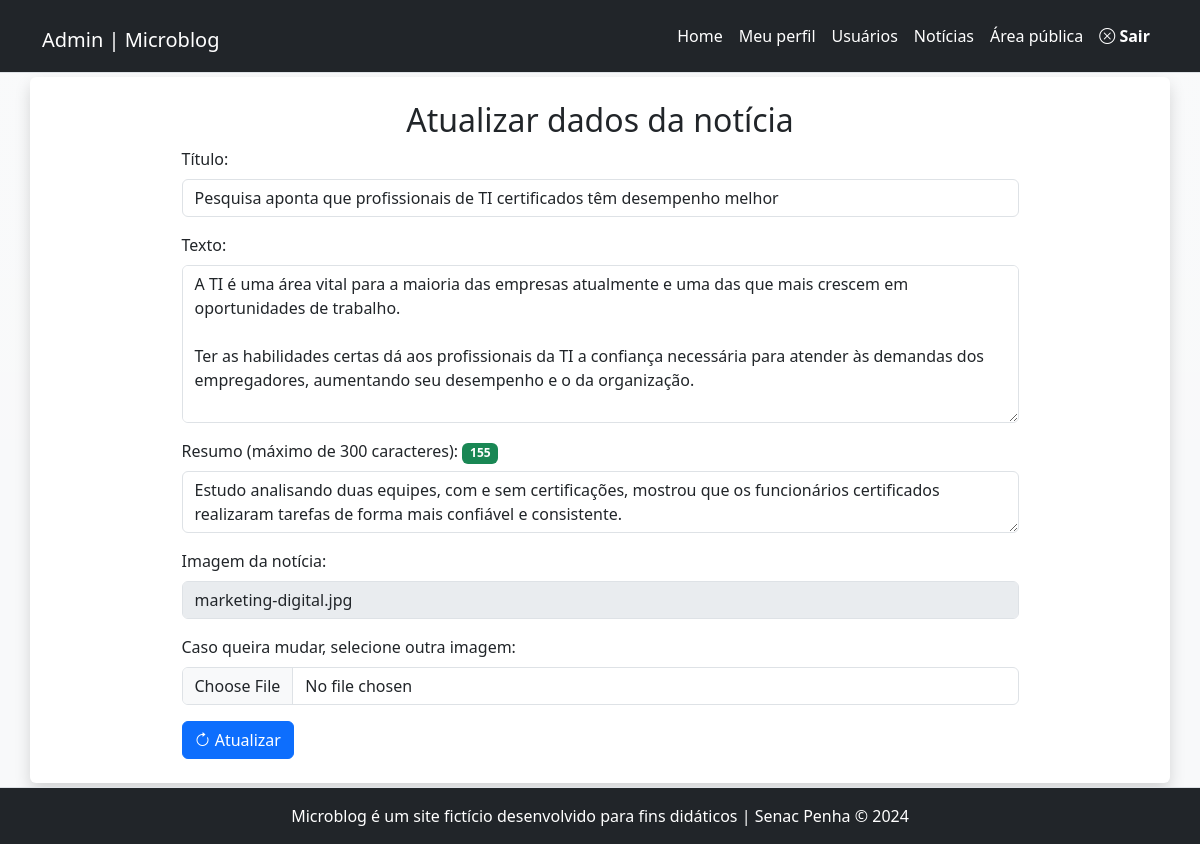
The page /admin/noticia-atualiza.php?id=7 (signed in) on the database as committed earlier.
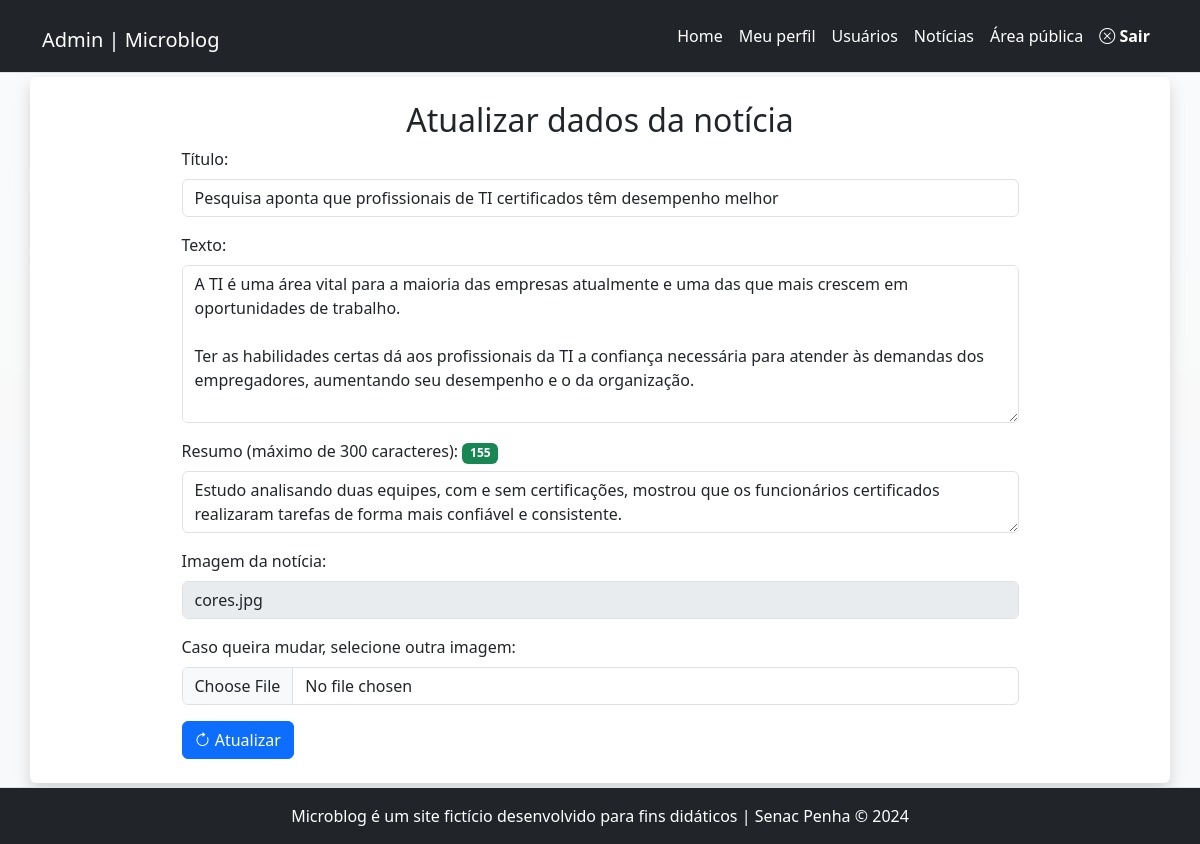
The same page on the database as committed later.
### tables this page shows
CREATE TABLE `noticias` (
  `id` int(11) NOT NULL,
  `data` datetime NOT NULL DEFAULT current_timestamp(),
  `titulo` varchar(150) NOT NULL,
  `texto` text NOT NULL,
  `resumo` tinytext NOT NULL,
  `imagem` varchar(45) NOT NULL,
  `usuario_id` int(11) NOT NULL
);

### inc/funcoes-noticias.php (called while the page is built, shortened)
<?php
function lerUmaNoticia($idNoticia, $idUsuario, $tipoUsuario, $conexao){
    if($tipoUsuario == 'admin'){
        $sql = "SELECT * FROM noticias WHERE id = $idNoticia";
    } else {
        $sql = "SELECT * FROM noticias
                WHERE id = $idNoticia AND usuario_id = $idUsuario";
    }
    $resultado = mysqli_query($conexao, $sql) or die(mysqli_error($conexao));
    return mysqli_fetch_assoc($resultado);
}

### admin/noticia-atualiza.php (the view, shortened to what this page needs)
<?php
require_once "../inc/cabecalho-admin.php";
require_once "../inc/funcoes-noticias.php";
$idNoticia = $_GET['id'];
$idUsuario = $_SESSION['id'];
$tipoUsuario = $_SESSION['tipo'];
$dadosNoticia = lerUmaNoticia(
   $idNoticia, $idUsuario, $tipoUsuario, $conexao
);
?>
<div class="row">
    <article class="col-12 bg-white rounded shadow my-1 py-4">
        <h2 class="text-center">
            Atualizar dados da notícia
        </h2>
        <form enctype="multipart/form-data" autocomplete="off" class="mx-auto w-75" action="" method="post" id="form-atualizar" name="form-atualizar">
            <div class="mb-3">
                <label class="form-label" for="titulo">Título:</label>
                <input
                value="<?=$dadosNoticia['titulo']?>" class="form-control" required type="text" id="titulo" name="titulo">
            </div>
            <div class="mb-3">
                <label class="form-label" for="texto">Texto:</label>
                <textarea class="form-control" required name="texto" id="texto" cols="50" rows="6"><?=$dadosNoticia['texto']?></textarea>
            </div>
            <div class="mb-3">
                <label class="form-label" for="resumo">Resumo (máximo de 300 caracteres):</label>
                <span id="maximo" class="badge bg-danger">0</span>
                <textarea class="form-control" required name="resumo" id="resumo" cols="50" rows="2" maxlength="300"><?=$dadosNoticia['resumo']?></textarea>
            </div>
            <div class="mb-3">
                <label for="imagem-existente" class="form-label">Imagem da notícia:</label>
                <input
                value="<?=$dadosNoticia['imagem']?>" class="form-control" type="text" id="imagem-existente" name="imagem-existente" readonly disabled>
            </div>
            <div class="mb-3">
                <label for="imagem" class="form-label">Caso queira mudar, selecione outra imagem:</label>
                <input class="form-control" type="file" id="imagem" name="imagem" accept="image/png, image/jpeg, image/gif, image/svg+xml">
            </div>
            <button class="btn btn-primary" name="atualizar"><i class="bi bi-arrow-clockwise"></i> Atualizar</button>
        </form>
    </article>
</div>
<?php
require_once "../inc/rodape-admin.php";
?>

Rows that differ between the two databases and show on the page:
changed noticias "Pesquisa aponta que profissionais de TI certificados têm desempenho melhor": imagem-existente "marketing-digital.jpg" → "cores.jpg"
